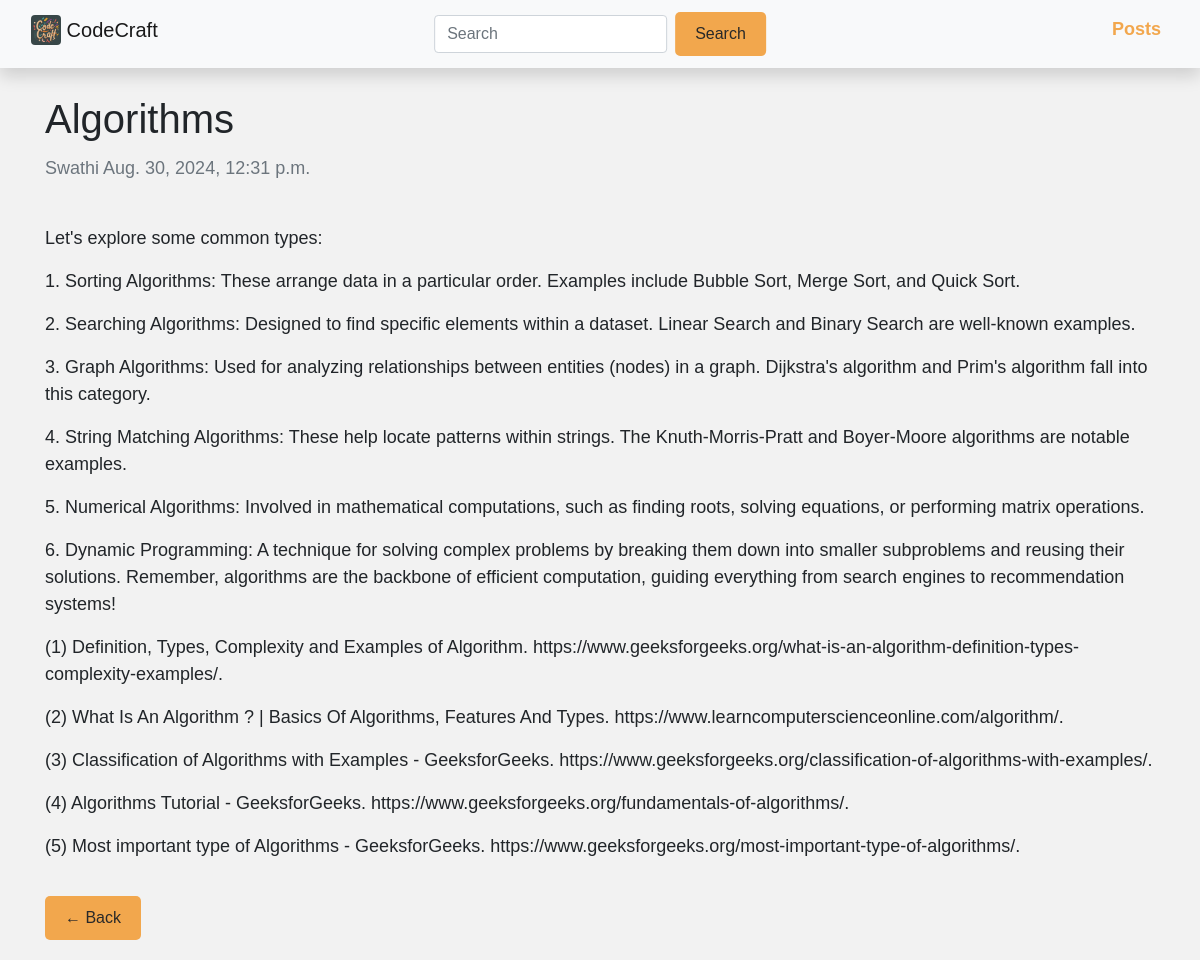
Page /algorithms/ on the committed database.
### blog/models.py (models this page shows, shortened)
class Post(models.Model):
	title = models.CharField(max_length=200, unique=True)
	slug = models.SlugField(max_length=300, unique=True)
	author = models.ForeignKey(User, on_delete= models.CASCADE)
	updated_on = models.DateTimeField(auto_now= True)
	created_on = models.DateTimeField()
	content = RichTextUploadingField()
	metades = models.CharField(max_length=200, default="new post")
	status = models.IntegerField(choices=STATUS, default=0)
	image = models.ImageField(upload_to='images/', null=True, blank=True)
	class Meta:
		ordering = ['-created_on']

### blog/views.py (the view)
# urls.py: path('<slug:slug>/', PostDetailView.as_view(), name='post_detail'),
class PostDetailView(generic.DetailView):
    model = Post
    template_name = "post.html"

### blog/templates/post.html (shortened to what this page needs)
{% extends 'base.html' %}  {% block content %}
<div class="container" id="postbody">
  <div class="row">
    <div class="col-12 center">
      <h1 class="card-title">
        {% block title %} {{ object.title }} {% endblock title %}
      </h1>
      <p class="text-muted">{{ object.author }} {{ object.created_on }}</p>
      <div class="post-content">{{ object.content|safe }}</div>
      <span
        ><a class="btn btn-custom" href="{% url 'posts' %}"> ← Back</a></span
      >
    </div>
  </div>
</div>
{% endblock content %}

### blog/templates/base.html (style rules this page uses)
html, body { height: 100%; }
body { font-family: sans-serif; font-size: 18px; background-color: #f2f2f2; display: flex; flex-direction: column; font-family: "Rubik", sans-serif; margin: 0; padding: 0; box-sizing: border-box; }
:root { --light: #ffffff; --dark: #000; --hover-color: #8B74F2; }
a { text-decoration: none; color: var(--dark); font-weight: 400; transition: 0.3s ease-in; border-bottom: 1px solid transparent; margin-bottom: 0.5rem; display: inline-flex; }
.btn-custom { background-color: #f2a74d; color: #292929; border: none; padding: 10px 20px; border-radius: 5px; transition: background-color 0.3s ease; }

### blog/templates/post.html (style rules this page uses)
a { text-align: center; text-decoration: none; }
.btn-custom { background-color: #f2a74d; color: #292929; border: none; margin: 20px 0px; }

### rows in the picture
Post: title "Algorithms", author "Swathi", created_on "Aug. 30, 2024, 12:31 p.m.", content "Let's explore some common types: 1. Sorting Algorithms: These arrange data in a particular order. Examples include Bubble Sort, Merge Sort, and Quick Sort. 2. Searching Algorithms: Designed to find specific elements within a dataset. Linear Search and Binary Search are well-known examples. 3. Graph Algorithms: Used for analyzing relationships between entities (nodes) in a graph. Dijkstra's algorithm and Prim's algorithm fall into this category. 4. String Matching Algorithms: These help locate patterns within strings. The Knuth-Morris-Pratt and Boyer-Moore algorithms are notable examples. 5. Numerical Algorithms: Involved in mathematical computations, such as finding roots, solving…"
